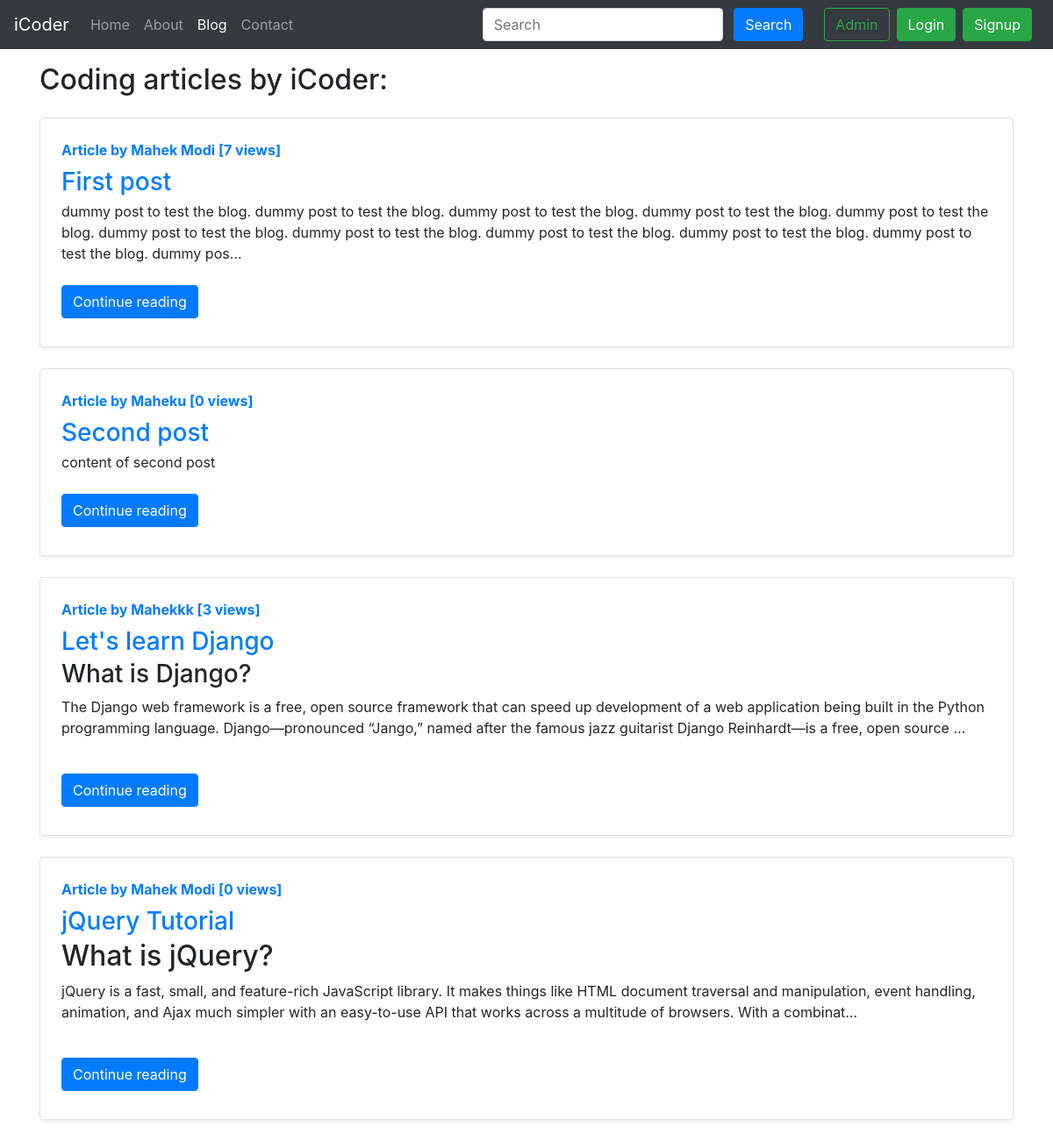
Screenshot of /blog/ with the database file from the repository.
### blog/models.py (models this page shows, shortened)
class Post(models.Model):
    sno = models.AutoField(primary_key=True)
    title = models.CharField(max_length=200)
    content = models.TextField()
    author = models.CharField(max_length=30)
    slug = models.CharField(max_length=100)
    views = models.IntegerField(default=0)
    timeStamp = models.DateTimeField(blank=True)

### blog/views.py (the view)
# urls.py: path('', views.blogHome, name='blogHome'),
def blogHome(request):
    allPosts = Post.objects.all()
    context = {'allPosts':allPosts}
    return render(request, 'blog/blogHome.html', context)

### templates/blog/blogHome.html (shortened to what this page needs)
{% extends "base.html" %}
{% block blogactive %} active {% endblock blogactive %}
{% block body %}
<div class="container my-3">
    <h2>Coding articles by iCoder:</h2>
    {% for post in allPosts %}
    <div class="row no-gutters border rounded overflow-hidden flex-md-row my-4 shadow-sm h-md-250 position-relative">
        <div class="col p-4 d-flex flex-column position-static">
          <strong class="d-inline-block mb-2 text-primary">Article by {{post.author}} [{{post.views}} views]</strong>
          <h3 class="mb-0"><a href="/blog/{{post.slug}}">{{post.title}}</a></h3>
          <p class="card-text mb-auto"><div class="preview">{{post.content | safe | truncatechars:300}}</div></p>
          <div class="my-2">
            <a href="/blog/{{post.slug}}" role="button" class="btn btn-primary">Continue reading</a>
          </div>
        </div>
      </div>
    {% endfor %}
</div>
{% endblock body %}

### rows the page displays
Post: author "Mahek Modi", views "7", title "First post", content "dummy post to test the blog. dummy post to test the blog. dummy post to test the blog. dummy post to test the blog. dummy post to test the blog. dummy post to test the blog. dummy post to test the blog. dummy post to test the blog. dummy post to test the blog. dummy post to test the blog. dummy pos…"
Post: author "Maheku", views "0", title "Second post", content "content of second post"
Post: author "Mahekkk", views "3", title "Let's learn Django", content "What is Django? The Django web framework is a free, open source framework that can speed up development of a web application being built in the Python programming language. Django—pronounced “Jango,” named after the famous jazz guitarist Django Reinhardt—is a free, open source …"
Post: author "Mahek Modi", views "0", title "jQuery Tutorial", content "What is jQuery? jQuery is a fast, small, and feature-rich JavaScript library. It makes things like HTML document traversal and manipulation, event handling, animation, and Ajax much simpler with an easy-to-use API that works across a multitude of browsers. With a combinat…"
